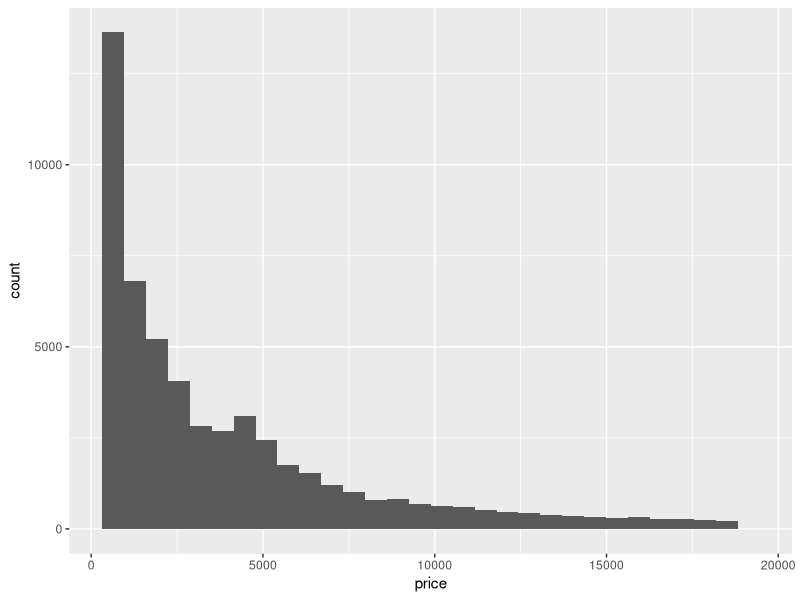
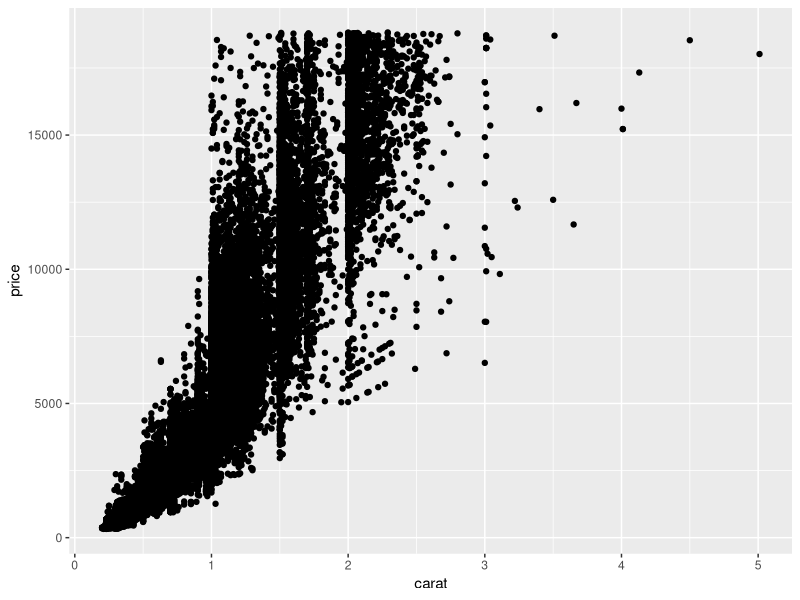
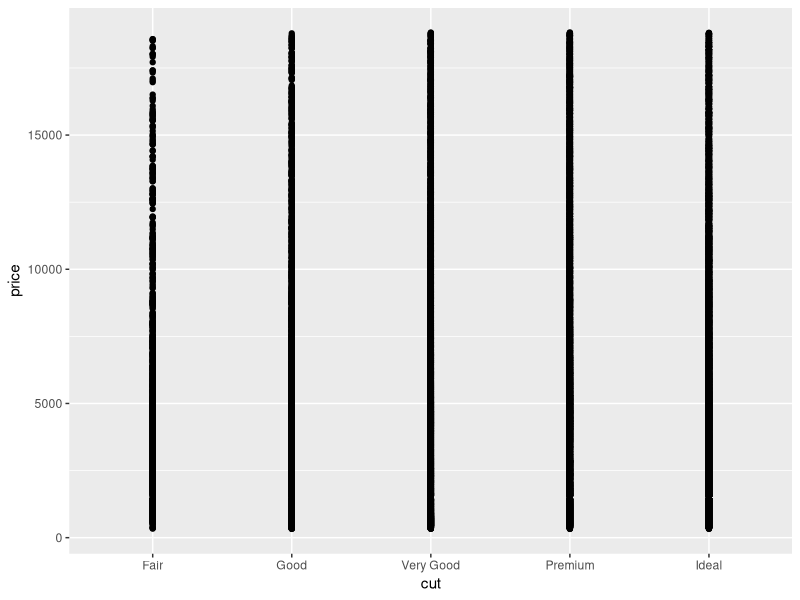
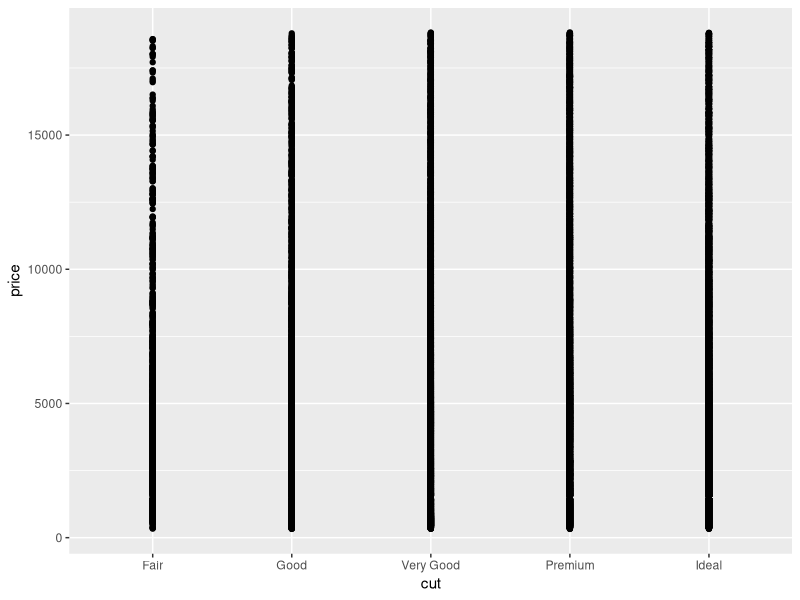
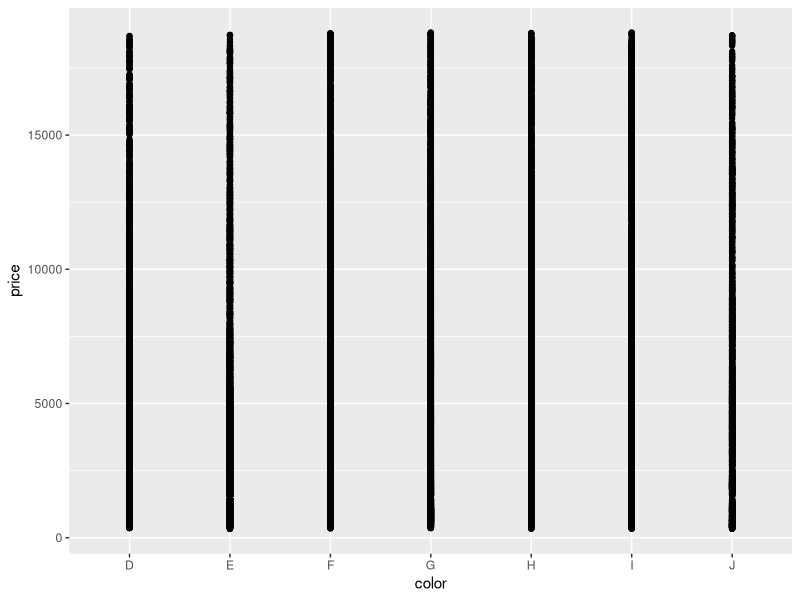
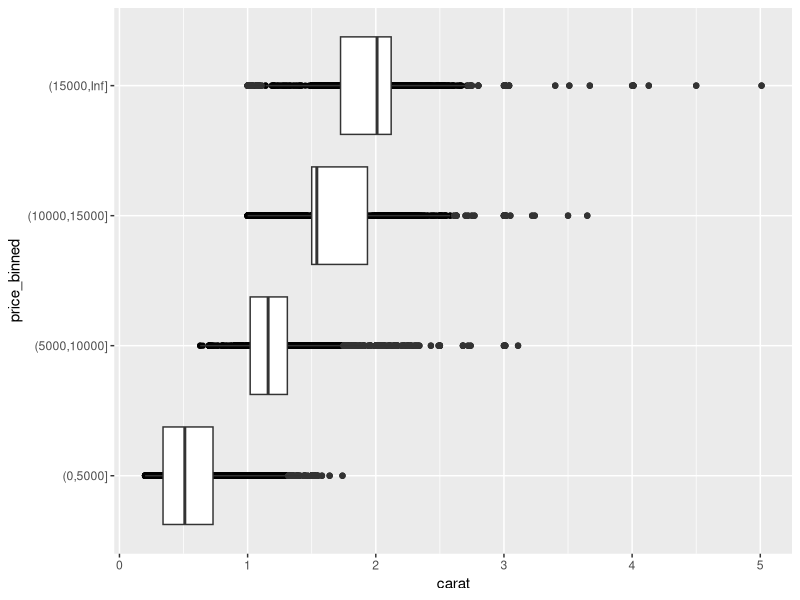

Write R code to recreate these figures, in order.
#' ---
#' title: "Answers to R4DS exploratory data analysis exercises"
#' author: Luna Han
#' date: April 10, 2018
#' output: github_document 
#' --- 

library(tidyverse)
?diamonds
  
#Exercise 1
diamonds %>% 
  ggplot(aes(price)) + 
  geom_histogram()
#distribution：the prices of the most diamonds are at the lowest level.

#Exercise 2
diamonds %>%
  ggplot(aes(x=carat, y=price)) + 
  geom_point()
# price has a significant positive relationship with carat.
diamonds %>%
  ggplot(aes(x=cut, y=price)) + 
  geom_point()
# each level of cut has a similiar price range.
diamonds %>%
  ggplot(aes(x=cut, y=price)) + 
  geom_point()
#except for I1, most of the levels of clarity have a similiar price range.
diamonds %>%
  ggplot(aes(x=color, y=price)) + 
  geom_point()
# each color has a similiar price range.
# therefore carat is most important to predict the price of a diamond.

#Exercise 3
diamonds %>%
  mutate(price_binned = cut(price, breaks=c(seq(0, max(price), 5000), Inf), dig.lab=10)) %>%
  ggplot(aes(x=carat, y=price_binned)) + 
  geom_point() +     
  geom_boxplot()
